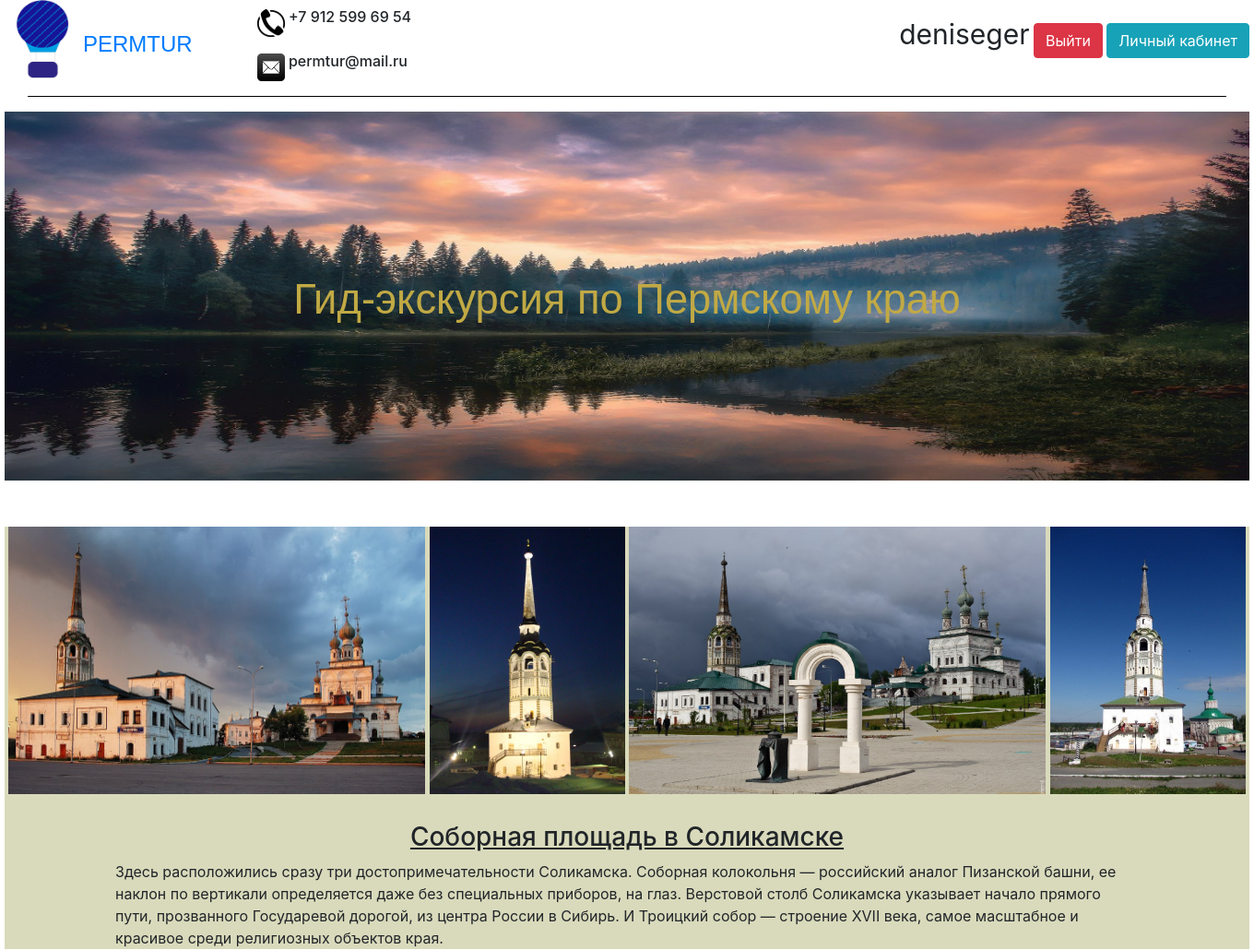
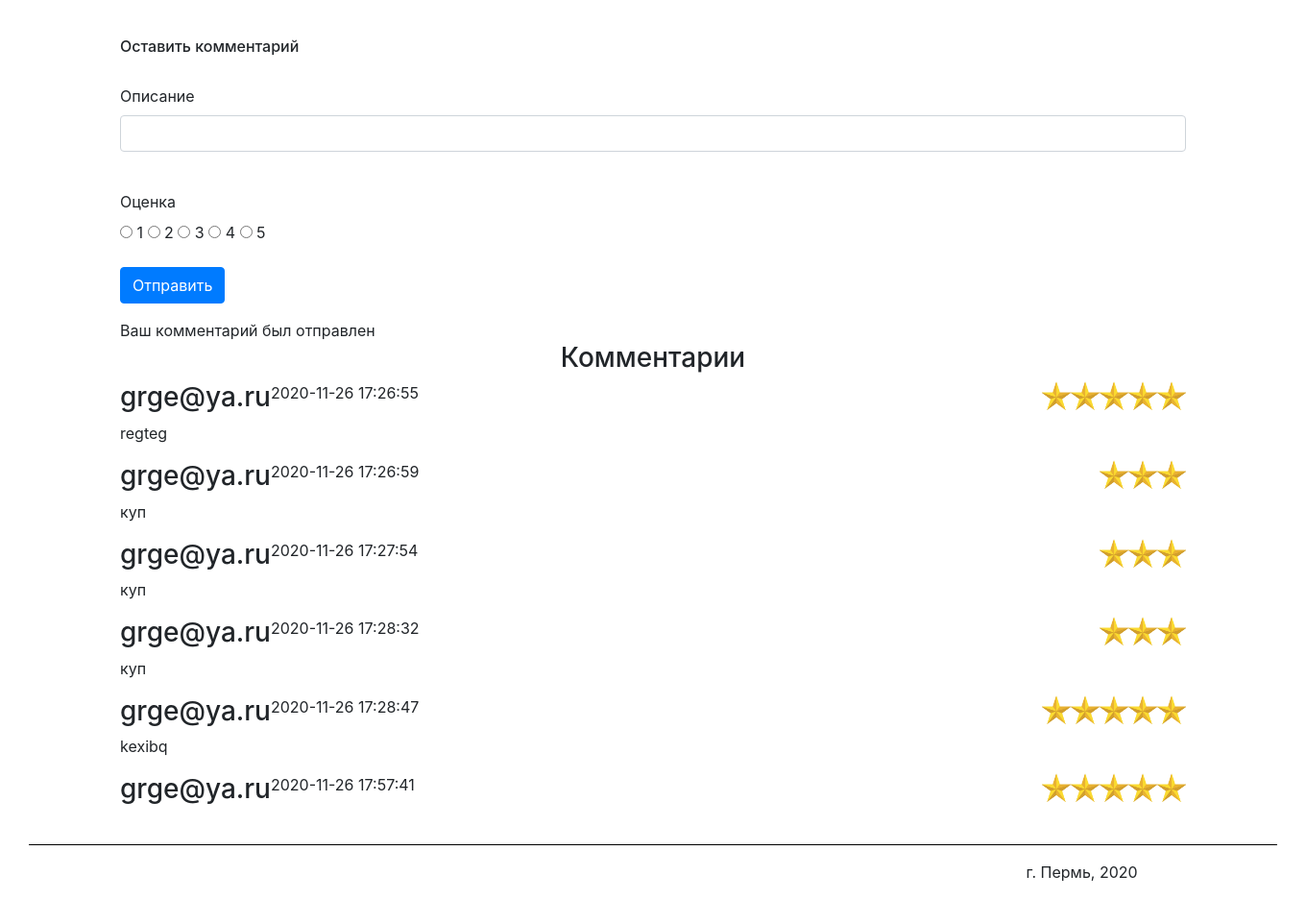
/Cathedral_square (signed in), run on the app's committed database (2 pictures, top to bottom).
### data/users.py (models this page shows, shortened)
class User(SqlAlchemyBase, UserMixin):
    __tablename__ = 'user'
    id = sqlalchemy.Column(sqlalchemy.Integer,
                           primary_key=True, autoincrement=True)
    nickname = sqlalchemy.Column(sqlalchemy.String)
    email = sqlalchemy.Column(sqlalchemy.String, unique=True)
    hashed_password = sqlalchemy.Column(sqlalchemy.String)

### data/comments.py (models this page shows)
class Comment(SqlAlchemyBase, UserMixin):
    __tablename__ = 'comment'
    id = sqlalchemy.Column(sqlalchemy.Integer,
                           primary_key=True, autoincrement=True)
    description = sqlalchemy.Column(sqlalchemy.String)
    sight = sqlalchemy.Column(sqlalchemy.String)
    nickname = sqlalchemy.Column(sqlalchemy.String)
    email = sqlalchemy.Column(sqlalchemy.String)
    mark = sqlalchemy.Column(sqlalchemy.Integer)
    datetime = sqlalchemy.Column(sqlalchemy.String)

### main.py (the view)
    @app.route('/Cathedral_square', methods=['GET', 'POST'])
    def Cathedral_square():
        form = add_comment_to_db("Cathedral_square", current_user.nickname, current_user.email, session)
        return render_template('Cathedral_square.html', message="Ваш комментарий был отправлен",
                               sight="Cathedral_square", title="Соборная площадь",
                               Comment=Comment, session=session, form=form)

### data/comment_form.py
class CommentForm(FlaskForm):
    description = StringField('Описание')
    mark = RadioField('Оценка', choices=[('one_point', '1'), ('two_points', '2'),
                                         ('three_points', '3'), ('four_points', '4'),
                                         ('five_points', '5')], validators=[DataRequired()])
    submit = SubmitField('Отправить')

### data/add_comment_to_db.py (called while the page is built, shortened)
def add_comment_to_db(sight, nickname, email, session):
    form = CommentForm()
    return form

### data/db_session.py (called while the page is built)
def create_session() -> Session:
    global __factory
    return __factory()

### templates/Cathedral_square.html
{% extends "header_footer.html" %}
{% block content %}
    <div style="text-align: center; margin-top: 50px;">
        <figure class="sight_caption_redirect">
            <img src="static/images/sights/Соборная площадь.jpg" class="sight1_1redirect">
            <img src="static/images/sights/Соборная площадь2.jpg" class="sight1_2_redirect">
            <img src="static/images/sights/Соборная площадь3.jpg" class="sight1_3_redirect">
            <img src="static/images/sights/Соборная площадь4.jpg" class="sight1_4_redirect">
                <h3 style="margin-top: 30px;"><u>Соборная площадь в Соликамске</u></h3>
                <main role="main" class="container">
                    <p style="text-align: left;">Здесь расположились сразу три достопримечательности Соликамска.
                    Соборная колокольня — российский аналог Пизанской башни, ее наклон
                    по вертикали определяется даже без специальных приборов, на глаз.
                    Верстовой столб Соликамска указывает начало прямого пути,
                    прозванного Государевой дорогой, из центра России в Сибирь. И
                    Троицкий собор — строение XVII века, самое масштабное и красивое
                    среди религиозных объектов края.</p>
                </main>
        </figure>
    </div>
    {% include "comment.html" %}
{% endblock %}

### templates/header_footer.html (shortened to what this page needs)
<!DOCTYPE html>
<html lang="en">
<head>
    <link rel="stylesheet"
          href="https://stackpath.bootstrapcdn.com/bootstrap/4.4.1/css/bootstrap.min.css"
>
    <link href="static/css/style.css" rel="stylesheet" type="text/css">
</head>
<body style="width: 1350px; margin: 0 auto;">
    <header style="width: 1350px; margin: 0 auto;">
        {% if current_user.is_authenticated %}
            <div style="margin: 15px 0px 0px 0px; float: right;">
                <a class="cent" style="width: 80px; font-size:30px;">{{ current_user.nickname }}</a>
                <a class="btn btn-danger" href="/logout">Выйти</a>
                <a class="btn btn-info" href="/cabinet">Личный кабинет</a>
            </div>
        {% endif %}
        <div>
            <div>
                <img style="float: left;" src="static/images/logo.jpg" width="85" height="85" alt="Логотип">
                <a style="margin:30px 0px 0px 0px; float: left;" href="/"><font size="5pt" face="Arial">PERMTUR</font></a>
                <h6>
                    <img style="margin:10px 0px 0px 70px;" src="static/images/telephone.jpg" width="30" height="30" alt="Телефон">
                    +7 912 599 69 54</h6>
                <h6>
                    <img style="margin:10px 0px 0px 70px;" src="static/images/mail.jpg" width="30" height="30" alt="Почта">
                    permtur@mail.ru
                </h6>
            </div>
            <hr align="center" width="1300" size="5" color="black" />
        </div>
    </header>
    <div class="img_cont">
        <img src="static/images/main.jpg" alt="main" class="main_image">
        <p>Гид-экскурсия по Пермскому краю</p>
    </div>
    {% block content %}
    {% endblock %}
    <footer style="clear: both;">
        <hr align="center" width="1300" size="5" color="black" />
        <main role="main" class="container">
            <p style="margin-left: 85%;">г. Пермь, 2020</p>
        </main>
    </footer>
</body>
</html>

### templates/comment.html (shortened to what this page needs)
<div>
    <main role="main" class="container">
        <h6 style="margin-bottom: 30px; margin-top: 40px;">Оставить комментарий</h6>
        <form action="" method="post">
            <p>
                {{ form.description.label }}<br>
                {{ form.description(class="form-control", type="description") }}<br>
            </p>
            <p>
                 {{ form.mark.label }}<br>
                 {% for mark in form.mark %}
                     {{ mark }}
                     {{ mark.label }}
                 {% endfor %}
             </p>
            <p>{{ form.submit(type="submit", class="btn btn-primary") }}</p>
            <div>{{ message }}</div>
        </form>
        <h3 style="text-align: center;">Комментарии</h3>
        {% set comment = session.query(Comment) %}
        {% for i in range(session.query(Comment).count()) %}
            {% if comment[i].sight == sight %}
                <div>
                    <h3 style="float: left;">{{ comment[i].nickname }}</h3>
                    <p style="float: left;">{{ comment[i].datetime }}</p>
                    {% set points = {"one_point": 1, "two_points": 2, "three_points": 3,
                        "four_points":4, "five_points": 5} %}
                        {% for i in range(points[comment[i].mark]) %}
                            <img style="width: 30px; height: 30px; float: right;" src="static/images/star.jpg">
                        {% endfor %}
                    <p style="clear: both;">{{ comment[i].description }}</p>
                </div>
            {% endif %}
        {% endfor %}
    </main>
</div>

### static/css/style.css (style rules this page uses)
.main_image { width: 1350px; height: 400px; display: block; margin: 0 auto; }
.img_cont { font-family: Arial; color: #C1A944; font-size: 34pt; vertical-align:middle; text-align:center; width: 1350px; height: 400px; position: relative; display: block; margin: 0 auto; padding-top:170px; }
.img_cont img { position:absolute; z-index:-1; left:0; top:0; }
.sight1_1redirect { width: 452px; height: 290px; }
.sight1_2_redirect { width: 212px; height: 290px; }
.sight1_3_redirect { width: 452px; height: 290px; }
.sight1_4_redirect { width: 212px; height: 290px; }
.sight_caption_redirect { background: #d9dabb; display: block; margin: 0 0px 0px 0; text-align: center; }

### data on the page
User: nickname "deniseger"
Comment: nickname "grge@ya.ru", datetime "2020-11-26 17:26:55", mark "five_points" (drawn), description "regteg"
Comment: nickname "grge@ya.ru", datetime "2020-11-26 17:26:59", mark "three_points" (drawn), description "куп"
Comment: nickname "grge@ya.ru", datetime "2020-11-26 17:27:54", mark "three_points" (drawn), description "куп"
Comment: nickname "grge@ya.ru", datetime "2020-11-26 17:28:32", mark "three_points" (drawn), description "куп"
Comment: nickname "grge@ya.ru", datetime "2020-11-26 17:28:47", mark "five_points" (drawn), description "kexibq"
Comment: nickname "grge@ya.ru", datetime "2020-11-26 17:57:41", mark "five_points" (drawn)

### other printed values
{{ mark.label }} "1" "2" "3" "4" "5"
{{ message }} "Ваш комментарий был отправлен"
